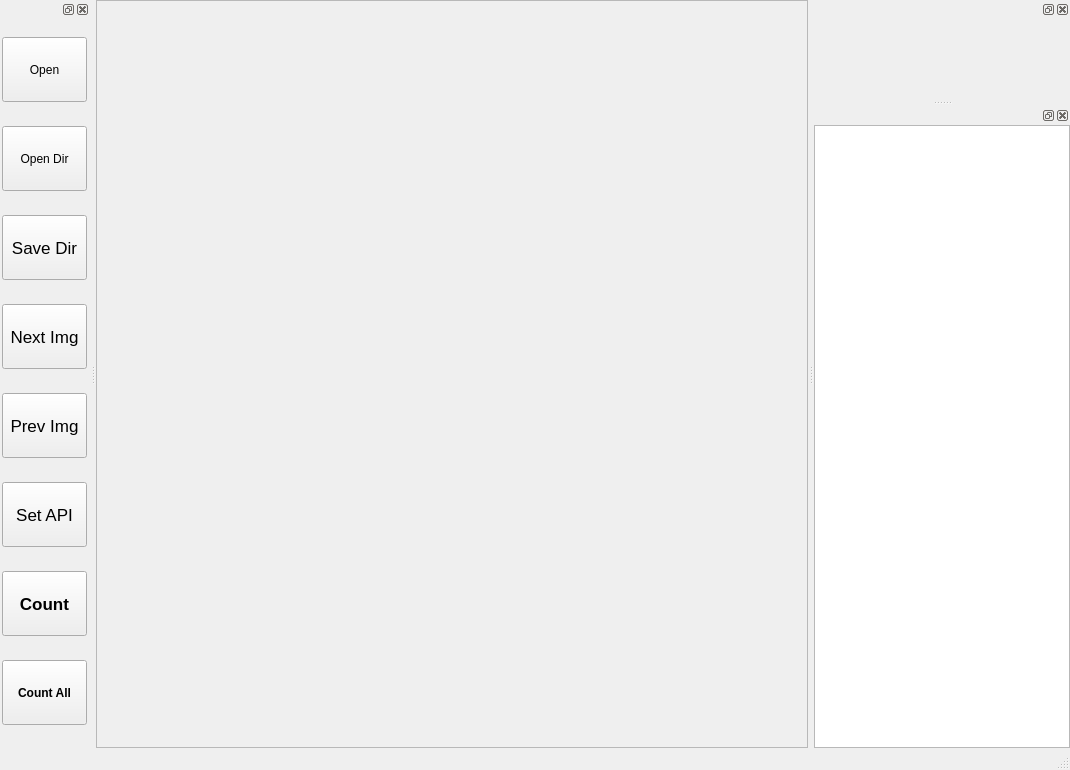
<?xml version="1.0" encoding="UTF-8"?>
<ui version="4.0">
 <class>MainWindow</class>
 <widget class="QMainWindow" name="MainWindow">
  <property name="geometry">
   <rect>
    <x>0</x>
    <y>0</y>
    <width>1070</width>
    <height>770</height>
   </rect>
  </property>
  <property name="windowTitle">
   <string>MainWindow</string>
  </property>
  <widget class="QWidget" name="centralwidget">
   <layout class="QGridLayout" name="gridLayout_2">
    <property name="leftMargin">
     <number>0</number>
    </property>
    <property name="topMargin">
     <number>0</number>
    </property>
    <property name="rightMargin">
     <number>0</number>
    </property>
    <property name="bottomMargin">
     <number>0</number>
    </property>
    <item row="0" column="0">
     <widget class="QScrollArea" name="Photo">
      <property name="widgetResizable">
       <bool>true</bool>
      </property>
      <widget class="QWidget" name="photoArea">
       <property name="geometry">
        <rect>
         <x>0</x>
         <y>0</y>
         <width>776</width>
         <height>747</height>
        </rect>
       </property>
       <layout class="QGridLayout" name="gridLayout_3">
        <item row="0" column="0">
         <widget class="QLabel" name="photo">
          <property name="sizePolicy">
           <sizepolicy hsizetype="Maximum" vsizetype="Maximum">
            <horstretch>0</horstretch>
            <verstretch>0</verstretch>
           </sizepolicy>
          </property>
          <property name="minimumSize">
           <size>
            <width>0</width>
            <height>0</height>
           </size>
          </property>
          <property name="font">
           <font>
            <pointsize>36</pointsize>
           </font>
          </property>
          <property name="text">
           <string/>
          </property>
          <property name="scaledContents">
           <bool>false</bool>
          </property>
          <property name="alignment">
           <set>Qt::AlignCenter</set>
          </property>
         </widget>
        </item>
       </layout>
      </widget>
     </widget>
    </item>
   </layout>
  </widget>
  <widget class="QDockWidget" name="Result">
   <attribute name="dockWidgetArea">
    <number>2</number>
   </attribute>
   <widget class="QWidget" name="resultDock">
    <property name="minimumSize">
     <size>
      <width>200</width>
      <height>0</height>
     </size>
    </property>
    <layout class="QVBoxLayout" name="verticalLayout_4">
     <property name="leftMargin">
      <number>0</number>
     </property>
     <property name="topMargin">
      <number>0</number>
     </property>
     <property name="rightMargin">
      <number>0</number>
     </property>
     <property name="bottomMargin">
      <number>0</number>
     </property>
     <item>
      <widget class="QLabel" name="result">
       <property name="text">
        <string/>
       </property>
      </widget>
     </item>
    </layout>
   </widget>
  </widget>
  <widget class="QDockWidget" name="FileList">
   <attribute name="dockWidgetArea">
    <number>2</number>
   </attribute>
   <widget class="QWidget" name="fileDock">
    <property name="minimumSize">
     <size>
      <width>200</width>
      <height>0</height>
     </size>
    </property>
    <layout class="QVBoxLayout" name="verticalLayout">
     <property name="leftMargin">
      <number>0</number>
     </property>
     <property name="topMargin">
      <number>0</number>
     </property>
     <property name="rightMargin">
      <number>0</number>
     </property>
     <property name="bottomMargin">
      <number>0</number>
     </property>
     <item>
      <widget class="QListWidget" name="fileList"/>
     </item>
    </layout>
   </widget>
  </widget>
  <widget class="QStatusBar" name="statusbar"/>
  <widget class="QDockWidget" name="ToolBar_2">
   <attribute name="dockWidgetArea">
    <number>1</number>
   </attribute>
   <widget class="QWidget" name="toolBar">
    <property name="minimumSize">
     <size>
      <width>90</width>
      <height>0</height>
     </size>
    </property>
    <property name="maximumSize">
     <size>
      <width>91</width>
      <height>16777215</height>
     </size>
    </property>
    <layout class="QGridLayout" name="gridLayout">
     <property name="leftMargin">
      <number>0</number>
     </property>
     <property name="topMargin">
      <number>0</number>
     </property>
     <property name="rightMargin">
      <number>0</number>
     </property>
     <property name="bottomMargin">
      <number>0</number>
     </property>
     <item row="0" column="0">
      <widget class="QPushButton" name="Open">
       <property name="sizePolicy">
        <sizepolicy hsizetype="Fixed" vsizetype="Fixed">
         <horstretch>0</horstretch>
         <verstretch>0</verstretch>
        </sizepolicy>
       </property>
       <property name="minimumSize">
        <size>
         <width>85</width>
         <height>65</height>
        </size>
       </property>
       <property name="toolTip">
        <string/>
       </property>
       <property name="text">
        <string>Open</string>
       </property>
       <property name="shortcut">
        <string>Ctrl+O</string>
       </property>
      </widget>
     </item>
     <item row="1" column="0">
      <widget class="QPushButton" name="OpenDir">
       <property name="minimumSize">
        <size>
         <width>85</width>
         <height>65</height>
        </size>
       </property>
       <property name="maximumSize">
        <size>
         <width>85</width>
         <height>16777215</height>
        </size>
       </property>
       <property name="text">
        <string>Open Dir</string>
       </property>
       <property name="shortcut">
        <string>Ctrl+Shift+O</string>
       </property>
      </widget>
     </item>
     <item row="2" column="0">
      <widget class="QPushButton" name="SaveDir">
       <property name="minimumSize">
        <size>
         <width>85</width>
         <height>65</height>
        </size>
       </property>
       <property name="maximumSize">
        <size>
         <width>85</width>
         <height>16777215</height>
        </size>
       </property>
       <property name="font">
        <font>
         <pointsize>13</pointsize>
        </font>
       </property>
       <property name="text">
        <string>Save Dir</string>
       </property>
       <property name="shortcut">
        <string>Ctrl+S</string>
       </property>
      </widget>
     </item>
     <item row="3" column="0">
      <widget class="QPushButton" name="NextImg">
       <property name="minimumSize">
        <size>
         <width>85</width>
         <height>65</height>
        </size>
       </property>
       <property name="maximumSize">
        <size>
         <width>85</width>
         <height>16777215</height>
        </size>
       </property>
       <property name="font">
        <font>
         <pointsize>13</pointsize>
        </font>
       </property>
       <property name="text">
        <string>Next Img</string>
       </property>
       <property name="shortcut">
        <string>N</string>
       </property>
      </widget>
     </item>
     <item row="4" column="0">
      <widget class="QPushButton" name="PrevImg">
       <property name="minimumSize">
        <size>
         <width>85</width>
         <height>65</height>
        </size>
       </property>
       <property name="maximumSize">
        <size>
         <width>85</width>
         <height>16777215</height>
        </size>
       </property>
       <property name="font">
        <font>
         <pointsize>13</pointsize>
        </font>
       </property>
       <property name="text">
        <string>Prev Img</string>
       </property>
       <property name="shortcut">
        <string>P</string>
       </property>
      </widget>
     </item>
     <item row="5" column="0">
      <widget class="QPushButton" name="SetAPI">
       <property name="minimumSize">
        <size>
         <width>85</width>
         <height>65</height>
        </size>
       </property>
       <property name="maximumSize">
        <size>
         <width>85</width>
         <height>16777215</height>
        </size>
       </property>
       <property name="font">
        <font>
         <pointsize>13</pointsize>
        </font>
       </property>
       <property name="text">
        <string>Set API</string>
       </property>
       <property name="shortcut">
        <string>Ctrl+A</string>
       </property>
      </widget>
     </item>
     <item row="6" column="0">
      <widget class="QPushButton" name="Count">
       <property name="minimumSize">
        <size>
         <width>85</width>
         <height>65</height>
        </size>
       </property>
       <property name="maximumSize">
        <size>
         <width>85</width>
         <height>16777215</height>
        </size>
       </property>
       <property name="font">
        <font>
         <pointsize>13</pointsize>
         <weight>75</weight>
         <bold>true</bold>
        </font>
       </property>
       <property name="text">
        <string>Count</string>
       </property>
       <property name="shortcut">
        <string>Ctrl+Return</string>
       </property>
      </widget>
     </item>
     <item row="7" column="0">
      <widget class="QPushButton" name="CountAll">
       <property name="minimumSize">
        <size>
         <width>85</width>
         <height>65</height>
        </size>
       </property>
       <property name="maximumSize">
        <size>
         <width>85</width>
         <height>16777215</height>
        </size>
       </property>
       <property name="font">
        <font>
         <weight>75</weight>
         <bold>true</bold>
        </font>
       </property>
       <property name="text">
        <string>Count All</string>
       </property>
      </widget>
     </item>
    </layout>
   </widget>
  </widget>
 </widget>
 <resources/>
 <connections/>
</ui>
